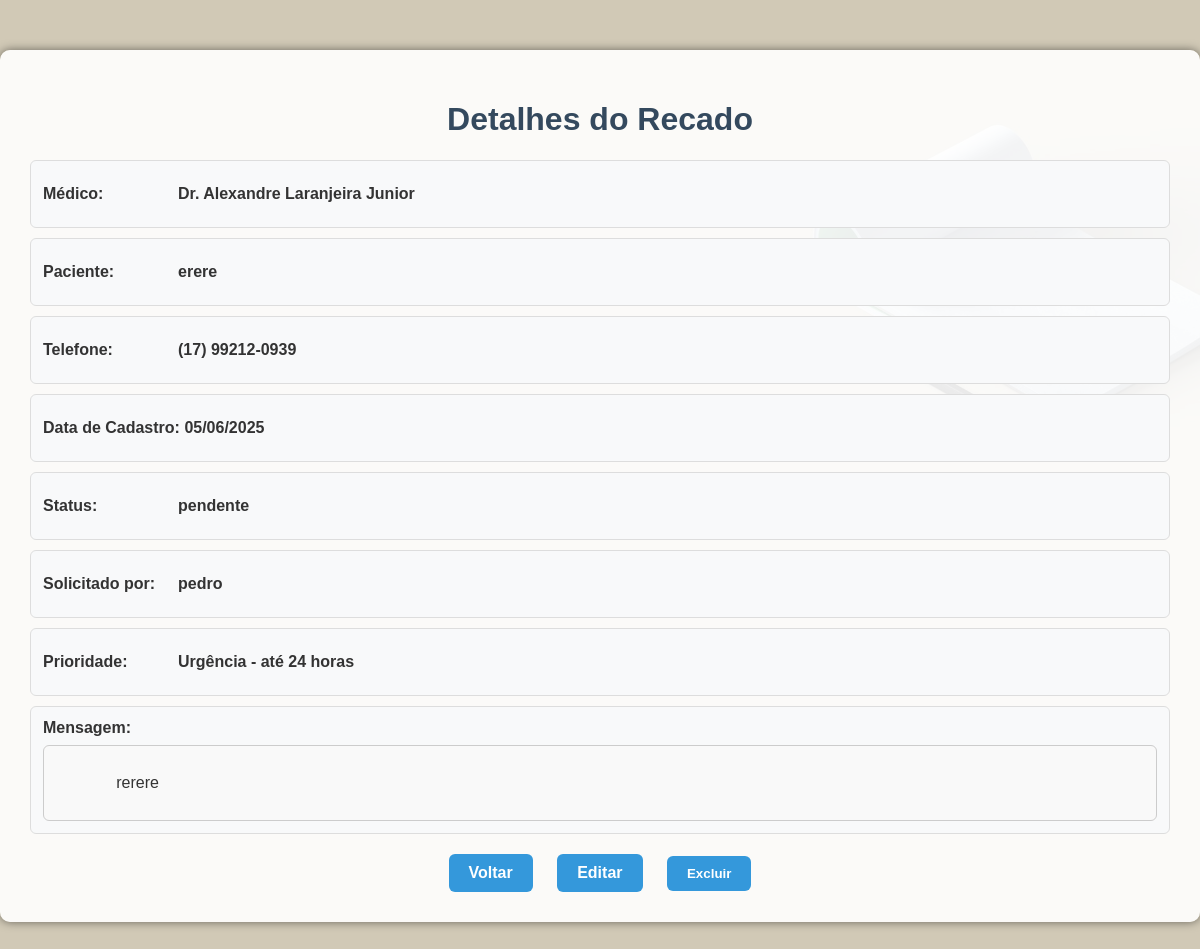
The app's page /recado/31 (signed in) with its own data.
### tables this page shows
CREATE TABLE recados (
            id INTEGER PRIMARY KEY AUTOINCREMENT,
            medico TEXT NOT NULL,
            prioridade TEXT NOT NULL,
            nome_paciente TEXT NOT NULL,
            data_nascimento TEXT NOT NULL,
            telefone TEXT NOT NULL,
            convenio TEXT,
            descricao TEXT,
            status TEXT DEFAULT 'pendente',
            usuario TEXT NOT NULL,
            data_cadastro TEXT NOT NULL
        , finalizado_por TEXT);

### rotas/responsavel.py (the view)
    @responsavel_bp.route('/recado/<int:id>', endpoint='detalhar_recado')
    @login_requerido(['responsavel'])
    def detalhar_recado(id):
        conexao = conectar_banco()
        cursor = conexao.cursor()
        cursor.execute('SELECT * FROM recados WHERE id = ?', (id,))
        recado = cursor.fetchone()
        conexao.close()
        if not recado:
            flash('Recado não encontrado.', 'danger')
            return redirect(url_for('responsavel.listar'))
        return render_template('detalhar_recado.html', recado=recado)

### app.py (called while the page is built)
def conectar_banco():
    conexao = sqlite3.connect('recados.db')
    conexao.row_factory = sqlite3.Row
    return conexao

def login_requerido(perfis_permitidos):
    from functools import wraps
    from flask import redirect, url_for, flash
    def decorador(func):
        @wraps(func)
        def wrapper(*args, **kwargs):
            if 'usuario' not in session or session.get('perfil') not in perfis_permitidos:
                flash("Faça login para acessar essa página.", "warning")
                return redirect(url_for('comuns.login'))
            return func(*args, **kwargs)
        return wrapper
    return decorador

@app.template_filter('format_data')
def formatar_data_br(data_str):
    try:
        data_obj = datetime.strptime(data_str, '%Y-%m-%d %H:%M:%S')
        return data_obj.strftime('%d/%m/%Y')
    except:
        return data_str

### templates/detalhar_recado.html (shortened to what this page needs)
<!DOCTYPE html>
<html lang="pt-br">
  <head>
    <link rel="stylesheet" href="{{ url_for('static', filename='css/detalhar.css') }}">
  </head>
  <body class="fundo">
    <div class="imagem_fundo">
      <div class="container">
        <h1>Detalhes do Recado</h1>
        <div class="info">
          <div class="campo">
            <label>Médico:</label>
            <p><strong>{{ recado['medico'] }}</strong></p>
          </div>
          <div class="campo">
            <label>Paciente:</label>
            <p><strong>{{ recado['nome_paciente'] }}</strong></p>
          </div>
          <div class="campo">
            <label>Telefone:</label>
            <p><strong>{{ recado['telefone'] }}</strong></p>
          </div>
          <div class="campo"><p><strong>Data de Cadastro:</strong> <strong>{{ recado['data_cadastro']|format_data }}</strong></p></div>
          <div class="campo">
            <label>Status:</label>
            <p><strong>{{ recado['status'] }}</strong></p>
          </div>
          <div class="campo">
            <label>Solicitado por:</label></strong>
            <p><strong>{{ recado['usuario'] }}</strong></p>
         </div>
          <div class="campo">
            <label>Prioridade:</label>
           <p><strong>{{ recado['prioridade'] }}</strong></p>
          </div>
          <div class="mensagem-container">
            <label>Mensagem:</label>
            <div
              style="
                border: 1px solid #ccc;
                padding: 10px;
                border-radius: 6px;
                background-color: #f9f9f9;
                white-space: pre-wrap;
                word-break: break-word;
                max-height: 100px;
                overflow-y: auto;
              "
            >
              {{ recado['descricao'] }}
            </div>
          </div>
        </div>
        <div class="actions">
          <a href="{{ url_for('responsavel.listar') }}">Voltar</a>
          <a href="{{ url_for('responsavel.editar_recado', id=recado.id) }}">Editar</a>
          <form
            action="{{ url_for('responsavel.excluir_recado', id=recado.id) }}"
            method="POST"
            style="display: inline"
          >
            <button class="delete-btn" type="submit">Excluir</button>
          </form>
        </div>
      </div>
    </div>
  </body>
</html>

### static/css/detalhar.css (style rules this page uses)
body { font-family: Arial, sans-serif; background-color: #f4f6f8; padding: 20px; color: #333; }
.container { background-color: #fff; border-radius: 8px; box-shadow: 0 4px 12px rgba(0, 0, 0, 0.1); padding: 20px; max-width: 600px; margin: auto; }
body.fundo { background: url("/static/Fundo\ typeform.jpg") no-repeat center center fixed; background-size: cover; margin: 0; padding: 0; font-family: Arial, sans-serif; }
.container { background-color: rgba( 255, 255, 255, 0.9 ); max-width: 1200px; margin: 50px auto; padding: 30px; border-radius: 10px; box-shadow: 0 0 10px rgba(0, 0, 0, 0.5); }
h1 { text-align: center; color: #34495e; }
.info label { display: inline-block; width: 120px; font-weight: bold; vertical-align: top; }
.info { margin: 15px 0; }
.actions { text-align: center; margin-top: 20px; }
.actions a, .actions form { display: inline-block; margin: 0 10px; }
.actions button, .actions a { padding: 10px 20px; border: none; border-radius: 6px; background-color: #3498db; color: white; text-decoration: none; font-weight: bold; transition: background-color 0.3s; }
.delete-btn { background-color: #e74c3c; }
.campo { display: flex; align-items: center; margin: 10px 0; padding: 8px 12px; border: 1px solid #ddd; border-radius: 6px; background-color: #f8f9fa; }
.campo label { font-weight: bold; min-width: 120px; margin-right: 15px; }
.mensagem-container { display: flex; flex-direction: column; margin: 10px 0; border: 1px solid #ddd; border-radius: 6px; padding: 12px; background-color: #f8f9fa; }
.mensagem-container label { font-weight: bold; margin-bottom: 8px; }

### records on screen
recados: medico "Dr. Alexandre Laranjeira Junior", nome_paciente "erere", telefone "(17) 99212-0939", data_cadastro "05/06/2025", status "pendente", usuario "pedro", prioridade "Urgência - até 24 horas", descricao "rerere"
